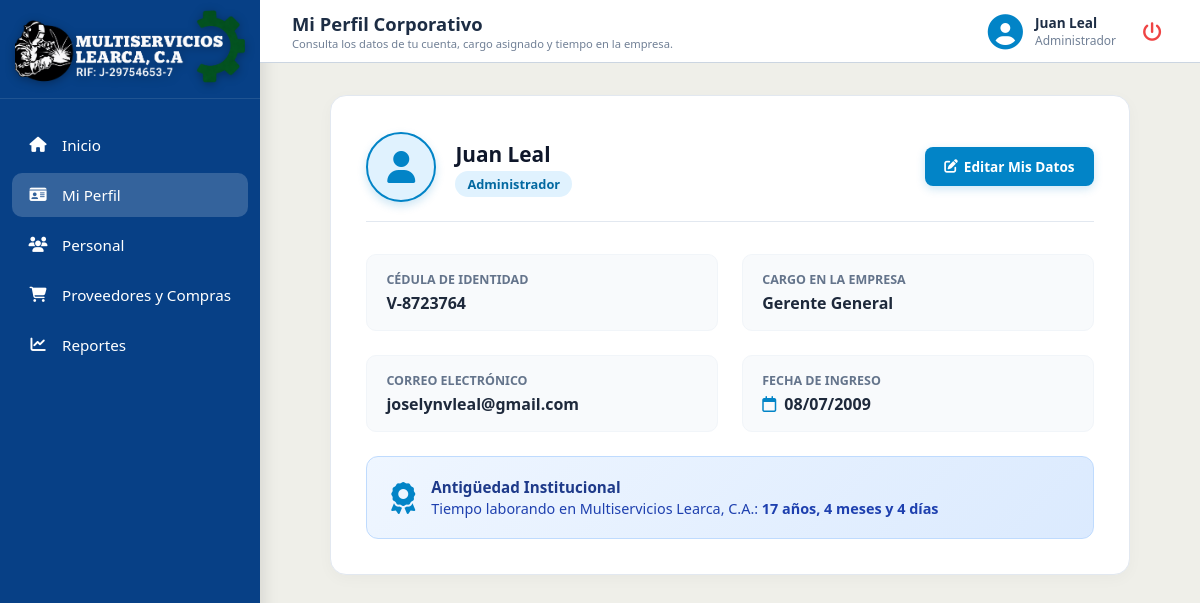
Screenshot of /dashboard.php?seccion=perfil (signed in) with the database file from the repository.
### tables this page shows
CREATE TABLE `usuarios` (
  `id_usuario` int(11) NOT NULL,
  `cedula` varchar(20) NOT NULL,
  `id_rol` int(11) DEFAULT NULL,
  `username` varchar(50) NOT NULL,
  `email` varchar(100) DEFAULT NULL,
  `password` varchar(500) NOT NULL,
  `cargo` varchar(100) DEFAULT NULL,
  `fecha_ingreso` timestamp NOT NULL DEFAULT current_timestamp(),
  `estado` tinyint(4) DEFAULT 1,
  `codigo_recuperacion` varchar(6) DEFAULT NULL,
  `token_expiracion` datetime DEFAULT NULL,
  `avatar` varchar(255) DEFAULT NULL
);

CREATE TABLE `roles` (
  `id_rol` int(11) NOT NULL,
  `nombre_rol` varchar(50) NOT NULL,
  `descripcion` varchar(255) DEFAULT NULL
);

### perfil.php (the view, shortened to what this page needs)
<?php
require_once 'conexion.php';
$id_usuario_actual = $_SESSION['id_usuario'];
$stmt_perfil = $pdo->prepare("SELECT u.*, r.nombre_rol FROM usuarios u LEFT JOIN roles r ON u.id_rol = r.id_rol WHERE u.id_usuario = ?");
$stmt_perfil->execute([$id_usuario_actual]);
$usuario_activo = $stmt_perfil->fetch();
$tiempo_empresa = "No especificada";
if ($usuario_activo && !empty($usuario_activo['fecha_ingreso'])) {
    $ingreso = new DateTime($usuario_activo['fecha_ingreso']);
    $hoy = new DateTime();
    $diff = $ingreso->diff($hoy);
    $tiempo_empresa = $diff->y . " años, " . $diff->m . " meses y " . $diff->d . " días";
}
?>
<div class="panel-card" style="max-width: 800px; margin: 0 auto; width: 100%; background: white; padding: 2.2rem; border-radius: 16px; border: 1px solid #E2E8F0; box-shadow: 0 4px 15px rgba(0,0,0,0.03);">
    <div style="display: flex; align-items: center; justify-content: space-between; margin-bottom: 2rem; border-bottom: 1px solid #E2E8F0; padding-bottom: 1.2rem; flex-wrap: wrap; gap: 1rem;">
        <div style="display: flex; align-items: center; gap: 1.2rem;">
            <div style="width: 70px; height: 70px; background: #E0F2FE; border-radius: 50%; display: flex; align-items: center; justify-content: center; color: #0284C7; font-size: 2rem; overflow: hidden; border: 2px solid #0284C7; box-shadow: 0 4px 10px rgba(2, 132, 199, 0.2);">
                <?php if (!empty($usuario_activo['avatar']) && file_exists($usuario_activo['avatar'])): ?>
                    <img src="<?php echo htmlspecialchars($usuario_activo['avatar']); ?>" alt="Avatar" style="width: 100%; height: 100%; object-fit: cover;">
                <?php else: ?>
                    <i class="fa-solid fa-user"></i>
                <?php endif; ?>
            </div>
            <div>
                <h3 style="color: #0F172A; font-size: 1.3rem; margin: 0 0 4px 0; font-weight: 700;"><?php echo htmlspecialchars($usuario_activo['username']); ?></h3>
                <span style="background: #E0F2FE; color: #0369A1; padding: 0.25rem 0.75rem; border-radius: 20px; font-size: 0.8rem; font-weight: 600;">
                    <?php echo htmlspecialchars($usuario_activo['nombre_rol'] ?? 'Operativo'); ?>
                </span>
            </div>
        </div>
        <button type="button" id="btnEditarPerfilToggle" onclick="toggleEditarPerfil()" style="background: #0284C7; color: white; border: none; padding: 0.6rem 1.2rem; border-radius: 8px; font-weight: 600; font-size: 0.85rem; cursor: pointer; display: flex; align-items: center; gap: 6px; box-shadow: 0 3px 10px rgba(2, 132, 199, 0.2);">
            <i class="fa-solid fa-pen-to-square" id="iconoBotonEditar"></i> <span id="textoBotonEditar">Editar Mis Datos</span>
        </button>
    </div>
    <div id="vistaDatosPerfil" style="display: block;">
        <div style="display: grid; grid-template-columns: repeat(2, 1fr); gap: 1.5rem; font-size: 0.95rem;">
            <div style="background: #F8FAFC; padding: 1rem 1.2rem; border-radius: 10px; border: 1px solid #F1F5F9;">
                <span style="display: block; color: #64748B; font-size: 0.78rem; text-transform: uppercase; font-weight: 700; margin-bottom: 4px;">Cédula de Identidad</span>
                <strong style="color: #1E293B; font-size: 1rem;"><?php echo htmlspecialchars($usuario_activo['cedula'] ?? 'N/D'); ?></strong>
            </div>
            <div style="background: #F8FAFC; padding: 1rem 1.2rem; border-radius: 10px; border: 1px solid #F1F5F9;">
                <span style="display: block; color: #64748B; font-size: 0.78rem; text-transform: uppercase; font-weight: 700; margin-bottom: 4px;">Cargo en la Empresa</span>
                <strong style="color: #1E293B; font-size: 1rem;"><?php echo htmlspecialchars($usuario_activo['cargo'] ?? 'No asignado'); ?></strong>
            </div>
            <div style="background: #F8FAFC; padding: 1rem 1.2rem; border-radius: 10px; border: 1px solid #F1F5F9;">
                <span style="display: block; color: #64748B; font-size: 0.78rem; text-transform: uppercase; font-weight: 700; margin-bottom: 4px;">Correo Electrónico</span>
                <strong style="color: #1E293B; font-size: 1rem;"><?php echo htmlspecialchars($usuario_activo['email'] ?? 'N/D'); ?></strong>
            </div>
            <div style="background: #F8FAFC; padding: 1rem 1.2rem; border-radius: 10px; border: 1px solid #F1F5F9;">
                <span style="display: block; color: #64748B; font-size: 0.78rem; text-transform: uppercase; font-weight: 700; margin-bottom: 4px;">Fecha de Ingreso</span>
                <strong style="color: #1E293B; font-size: 1rem;"><i class="fa-regular fa-calendar" style="color: #0284C7; margin-right: 4px;"></i> <?php echo !empty($usuario_activo['fecha_ingreso']) ? date('d/m/Y', strtotime($usuario_activo['fecha_ingreso'])) : 'N/D'; ?></strong>
            </div>
        </div>
        <div style="margin-top: 1.5rem; background: linear-gradient(135deg, #EFF6FF, #DBEAFE); border: 1px solid #BFDBFE; padding: 1.2rem 1.5rem; border-radius: 12px; display: flex; align-items: center; gap: 1rem;">
            <div style="font-size: 2rem; color: #0284C7;">
                <i class="fa-solid fa-award"></i>
            </div>
            <div>
                <h4 style="margin: 0 0 2px 0; color: #1E3A8A; font-size: 0.95rem; font-weight: 700;">Antigüedad Institucional</h4>
                <p style="margin: 0; color: #1E40AF; font-size: 0.9rem;">Tiempo laborando en Multiservicios Learca, C.A.: <strong><?php echo $tiempo_empresa; ?></strong></p>
            </div>
        </div>
    </div>
</div>

### assets/css/estilos.css (style rules this page uses)
:root { --primary-blue: #0E5AAC; --dark-blue: #0A3D78; --sidebar-bg: #0B2545; --accent-blue: #8DA9C4; --light-bg: #EFEFE9; --card-bg: #F8F8F6; --text-main: #1D2D44; --text-dark: #1A2530; --text-muted: #718096; --border-color: #CBD5E1; --success: #10B981; --error: #EF4444; }
* { margin: 0; padding: 0; box-sizing: border-box; font-family: 'Segoe UI', Tahoma, Geneva, Verdana, sans-serif; }
body { background-color: var(--light-bg); color: var(--text-main); min-height: 100vh; }
.dashboard-body { background-color: var(--light-bg); min-height: 100vh; }
html, body { height: 100vh; overflow: hidden; background-color: var(--light-bg); color: var(--text-main); }
.panel-card { background: white; border-radius: 12px; padding: 1.5rem; border: 1px solid var(--border-color); box-shadow: 0 2px 8px rgba(0, 0, 0, 0.04); }

### rows the page displays
usuarios: username "Juan Leal", id_rol.nombre_rol "Administrador", cedula "V-8723764", cargo "Gerente General", email "joselynvleal@gmail.com", fecha_ingreso "08/07/2009", fecha_ingreso "17 años, 4 meses y 4 días"

### other values shown
$_SESSION['username'] "Juan Leal"
$_SESSION['nombre_rol'] "Administrador"
